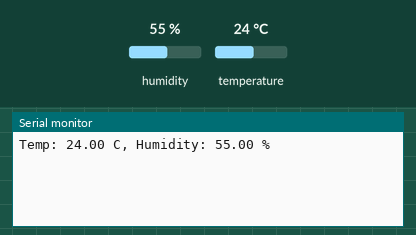
The sketch below on a simulated Arduino Uno, built with avr-gcc and run on an emulated ATmega328P. Parts: the last lines printed to the serial monitor. The test bench sets the inputs (shaded band); at power-on: humidity 55 %, temperature 24 °C.

Above: at 3.2 s.
3.3 s: humidity set to 22 %
At 4.9 s:
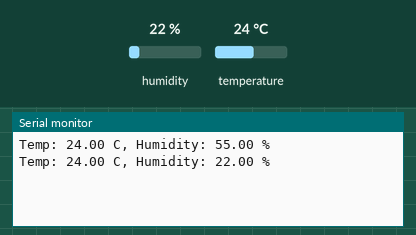
6.0 s: temperature set to 12 °C
At 7.4 s:
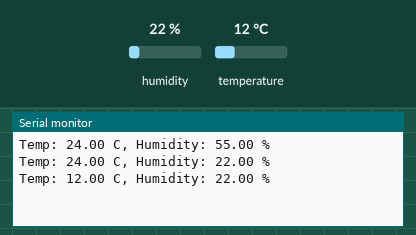
8.7 s: humidity set to 40 %
At 11.0 s:
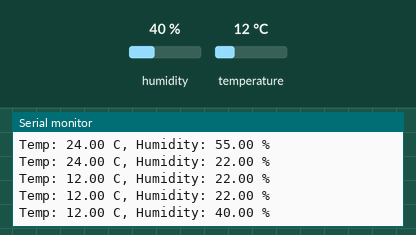
Timing chart, 0 to 12.5 s (numbered marks = the images above; inputs shaded):
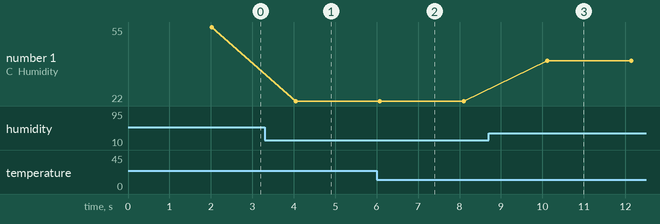

Measured:
- after the input at 3.3 s, the serial monitor: prints a new line after 0.75 s (image 1)
- after the input at 6.0 s, the serial monitor: prints a new line after 0.07 s (image 2)
- after the input at 8.7 s, the serial monitor: prints a new line after 1.4 s (image 3)
- plotted number 1: 55 → 22 after the input at 3.3 s, 22 → 40 after the input at 8.7 s

The sketch:

dht11_test.ino
```cpp
#include <DHT.h>

// Minimal isolation test: DHT11 only, no LCD/I2C involved.
#define DHTPIN 7
#define DHTTYPE DHT11
DHT dht(DHTPIN, DHTTYPE);

void setup() {
	Serial.begin(9600);
	dht.begin();
	delay(2000);
}

void loop() {
	float temperature = dht.readTemperature();
	float humidity = dht.readHumidity();

	if (isnan(temperature) || isnan(humidity)) {
		Serial.println("DHT11 read failed");
	} else {
		Serial.print("Temp: ");
		Serial.print(temperature);
		Serial.print(" C, Humidity: ");
		Serial.print(humidity);
		Serial.println(" %");
	}

	delay(2000);
}
```
